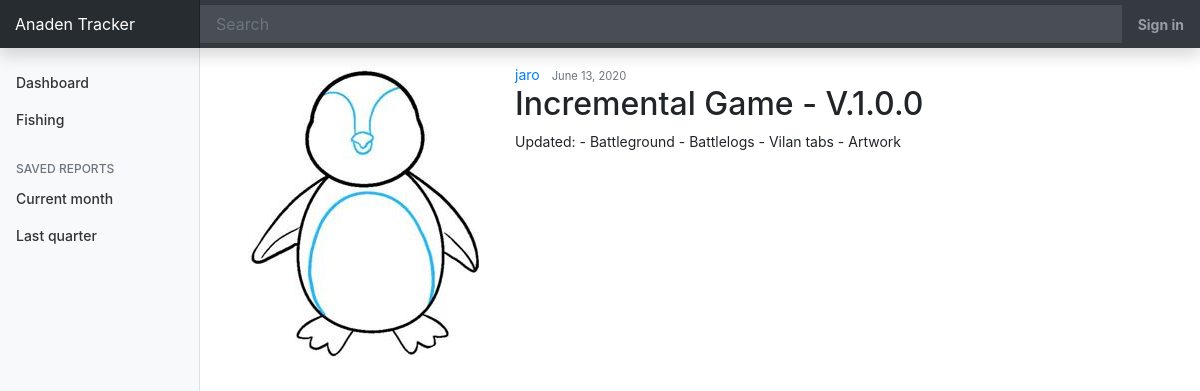
The app's page /blog/4/ with its own data.
### blog/models.py (models this page shows, shortened)
class Post(models.Model):
    title = models.CharField(max_length=100)
    content = models.TextField()
    date_posted = models.DateTimeField(default=timezone.now)
    author = models.ForeignKey(User, on_delete=models.CASCADE)

### users/api/fishing/models.py (models this page shows, shortened)
class Profile(models.Model):
    user = models.OneToOneField(User, on_delete=models.CASCADE)
    image = models.ImageField(default='default.jpg', upload_to='profile_pics')
    rod = models.PositiveIntegerField(default='1')

### blog/views.py (the view)
# urls.py: path('blog/<int:pk>/', PostDetailView.as_view(), name='post-detail'),
class PostDetailView(DetailView):
    model = Post

### blog/templates/blog/post_detail.html (shortened to what this page needs)
{% extends "blog/base.html" %}
{% block content %}
  <article class="media content-section">
    <img  class="rounded-circle article-img" src="{{ object.author.profile.image.url }}" alt="">
      <div class="media-body">
          <div class="article-metadata">
            <a class="mr-2" href="#">{{ object.author }}</a>
            <small class="text-muted">{{ object.date_posted|date:"F j, Y" }}</small>
          </div>
          <h2 class="article-title">{{ object.title }}</h2>
          <p class="article-content">{{ object.content }}</p>
      </div>
  </article>
{% endblock content %}

### blog/static/blog/main.css (style rules this page uses)
body { font-size: .875rem; }

### records on screen
Post: author.profile.image (placeholder picture), author "jaro", date_posted "June 13, 2020", title "Incremental Game - V.1.0.0", content "Updated: - Battleground - Battlelogs - Vilan tabs - Artwork"
